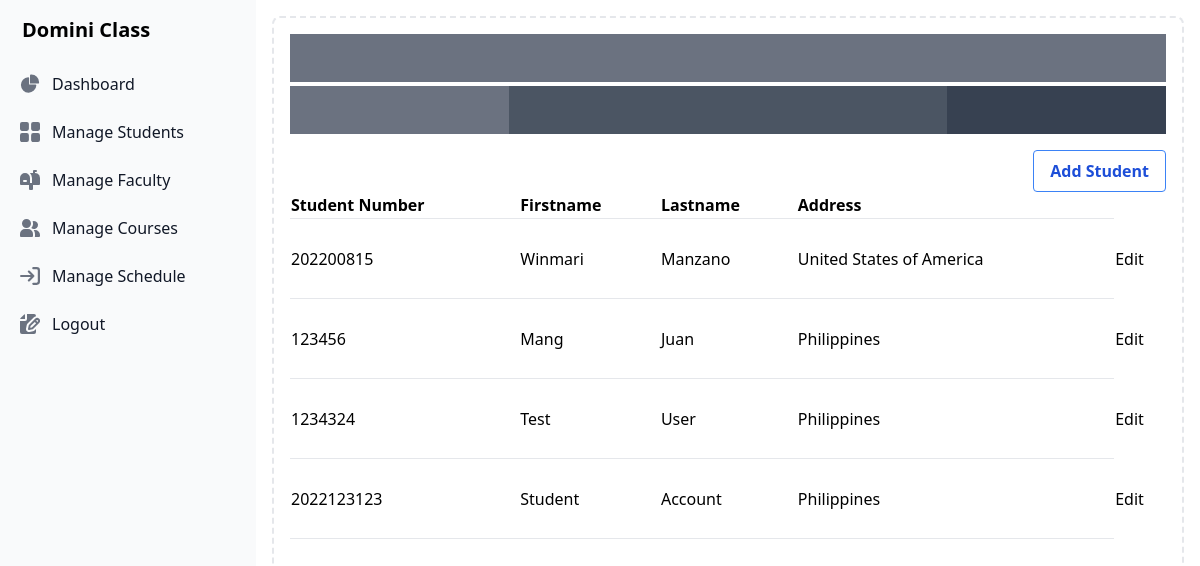
/lmsadmin/manage_students/ (signed in), run on an earlier commit of the app's database.
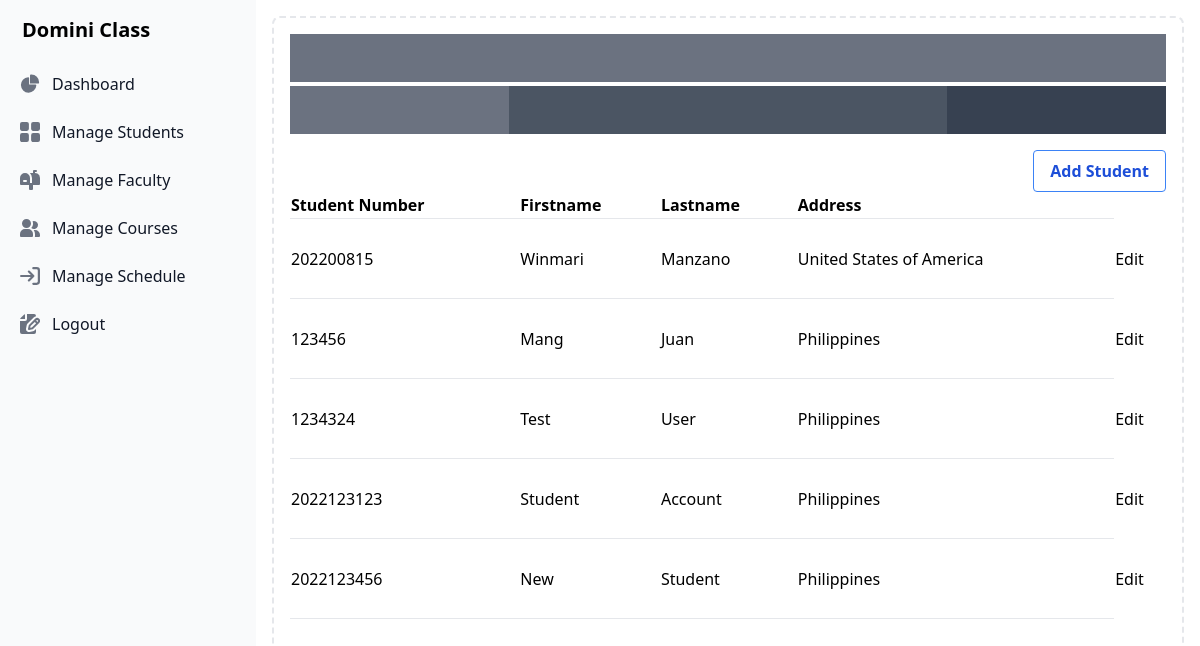
And on a later commit of the database.
### Accounts/models.py (models this page shows, shortened)
class Student(models.Model):
    account = models.ForeignKey('ProjectAdmin', on_delete=models.CASCADE)
    student_number = models.CharField(max_length=64, unique=True)
    address = models.CharField(max_length=128)
    zip_code = models.CharField(max_length=16, null = True)
    birthday = models.DateField(null = True, blank = True)
    program_id = models.ForeignKey('Registrar.Program', on_delete=models.CASCADE, null=True)
    level = models.IntegerField(null=True)
    other_information = models.TextField(null=True, blank = True, default="Other Information...")
    USERNAME_FIELD = "student_number"
    courses = models.ManyToManyField("Registrar.Course", related_name='students')

class ProjectAdmin(AbstractUser):
    is_student = models.BooleanField(default = False)
    is_faculty = models.BooleanField(default = False)
    is_registrar = models.BooleanField(default = False)
    is_accountant = models.BooleanField(default = False)
    identifier = models.UUIDField(default=uuid.uuid4)

### AdminInterface/views.py (the view)
# urls.py: path('lmsadmin/manage_students/', views.manage_students, name = 'manage students'),
@login_required
def manage_students(request):
    Students = Student.objects.all()
    items = {
        'students': Students,
    }
    return render(request, 'AdminInterface/manage_students.html', context=items)

### AdminInterface/templates/AdminInterface/manage_students.html (shortened to what this page needs)
{% extends 'AdminInterface/base.html' %}
{% block content %}
<div class="p-4 sm:ml-64">
    <div class="p-4 border-2 border-gray-200 h-screen border-dashed rounded-lg dark:border-gray-700 ">
        <div class="flex mb-1">
            <div class="w-full bg-gray-500 h-12"></div>
          </div>
          <div class="flex mb-4">
            <div class="w-1/4 bg-gray-500 h-12"></div>
            <div class="w-1/2 bg-gray-600 h-12"></div>
            <div class="w-1/4 bg-gray-700 h-12"></div>
          </div>
<div class="overflow-x-auto">
  <button class=" float-right bg-transparent hover:bg-blue-500 text-blue-700 font-semibold hover:text-white py-2 px-4 border border-blue-500 hover:border-transparent rounded"
  hx-get="/api/add_student" hx-target="body" hx-swap="beforeend">
    Add Student
  </button>
 <table class="table-auto border-collapse w-full  text-left">
    <thead>
        <tr>
            <th class="border-b dark:border-slate-600">Student Number</th>
            <th class="border-b dark:border-slate-600">Firstname</th>
            <th class="border-b dark:border-slate-600">Lastname</th>
            <th class="border-b dark:border-slate-600">Address</th>
        </tr>
    </thead>
    <tbody hx-target = 'closest tr' hx-swap="outerHTML">
        {% for student in students %}
        <tr class=" hover:ring-4 h-20">
            <td class="border-b dark:border-slate-600">{{student.student_number}}</td>
            <td class="border-b dark:border-slate-600">{{student.account.first_name}}</td>
            <td class="border-b dark:border-slate-600">{{student.account.last_name}}</td>
            <td class="border-b dark:border-slate-600">{{student.address}}</td>
           <td><button hx-get="/api/editable_student?id={{student.id}}" hx-target="body" hx-swap="beforeend">Edit</button></td>
        </tr>
        {% endfor %}
    </tbody>
 </table>
</div>
    </div>
  </div>
{% endblock content %}

### AdminInterface/templates/AdminInterface/base.html (shortened to what this page needs)
<!DOCTYPE html>
<html lang="en">
<head>
    <script src="https://cdn.tailwindcss.com"></script>
    <link href="https://cdnjs.cloudflare.com/ajax/libs/flowbite/2.1.1/flowbite.min.css" rel="stylesheet" />
    <link href="https://cdn.jsdelivr.net/npm/select2@4.1.0-rc.0/dist/css/select2.min.css" rel="stylesheet" />
</head>
<body class="hx-history = 'false'">
      <aside id="logo-sidebar" class="fixed top-0 left-0 z-40 w-64 h-screen transition-transform -translate-x-full sm:translate-x-0" aria-label="Sidebar">
        <div class="h-full px-3 py-4 overflow-y-auto bg-gray-50 dark:bg-gray-800">
           <a href="https://flowbite.com/" class="flex items-center ps-2.5 mb-5">
              <span class="self-center text-xl font-semibold whitespace-nowrap dark:text-white">Domini Class</span>
           </a>
           <ul class="space-y-2 font-medium">
              <li>
                 <a   class="flex items-center p-2 text-gray-900 rounded-lg dark:text-white hover:bg-gray-100 dark:hover:bg-gray-700 group">
                    <span class="ms-3"
                    hx-push-url = 'true'
                    hx-get = '/lmsadmin/dashboard'
                    hx-trigger = 'click'
                    hx-target = 'body'
                    role="button"
                    >Dashboard</span>
                 </a>
              </li>
              <li>
                 <a href="#" class="flex items-center p-2 text-gray-900 rounded-lg dark:text-white hover:bg-gray-100 dark:hover:bg-gray-700 group">
                    <span class="flex-1 ms-3 whitespace-nowrap"
                    hx-push-url = 'true'
                    hx-get = '/lmsadmin/manage_students'
                    hx-trigger = 'click'
                    hx-target = 'body'>Manage Students</span>
                 </a>
              </li>
              <li>
                 <a href="#" class="flex items-center p-2 text-gray-900 rounded-lg dark:text-white hover:bg-gray-100 dark:hover:bg-gray-700 group">
                    <span class="flex-1 ms-3 whitespace-nowrap"
                    hx-push-url = 'true'
                    hx-get = '/lmsadmin/manage_faculty'
                    hx-trigger = 'click'
                    hx-target = 'body'
                    role="button"
                    >Manage Faculty</span>
                 </a>
              </li>
              <li>
                 <a href="#" class="flex items-center p-2 text-gray-900 rounded-lg dark:text-white hover:bg-gray-100 dark:hover:bg-gray-700 group">
                    <span class="flex-1 ms-3 whitespace-nowrap"
                    hx-push-url = 'true'
                    hx-get = '/lmsadmin/manage_courses '
                    hx-trigger = 'click'
                    hx-target = 'body'
                    >Manage Courses</span>
                 </a>
              </li>
              <li>
                 <a href="#" class="flex items-center p-2 text-gray-900 rounded-lg dark:text-white hover:bg-gray-100 dark:hover:bg-gray-700 group">
                    <span class="flex-1 ms-3 whitespace-nowrap"
                    hx-push-url = 'true'
                    hx-get = '/lmsadmin/manage_schedule'
                    hx-trigger = 'click'
                    hx-target = 'body'
                    role="button"
                    >Manage Schedule</span>
                 </a>
              </li>
              <li>
                 <a href="#" class="flex items-center p-2 text-gray-900 rounded-lg dark:text-white hover:bg-gray-100 dark:hover:bg-gray-700 group">
                    <span class="flex-1 ms-3 whitespace-nowrap"
                    hx-push-url = 'true'
                    hx-get = '/lmsadmin/logout'
                    hx-trigger = 'click'
                    hx-target = 'body'
                    role="button">Logout</span>
                 </a>
              </li>
           </ul>
        </div>
      </aside>
    {% block content %}
    {% endblock content %}
</body>
</html>

What changed in the data, as far as the page shows it:
added Student: student_number "2022123456", account.first_name "New", account.last_name "Student", address "Philippines"
